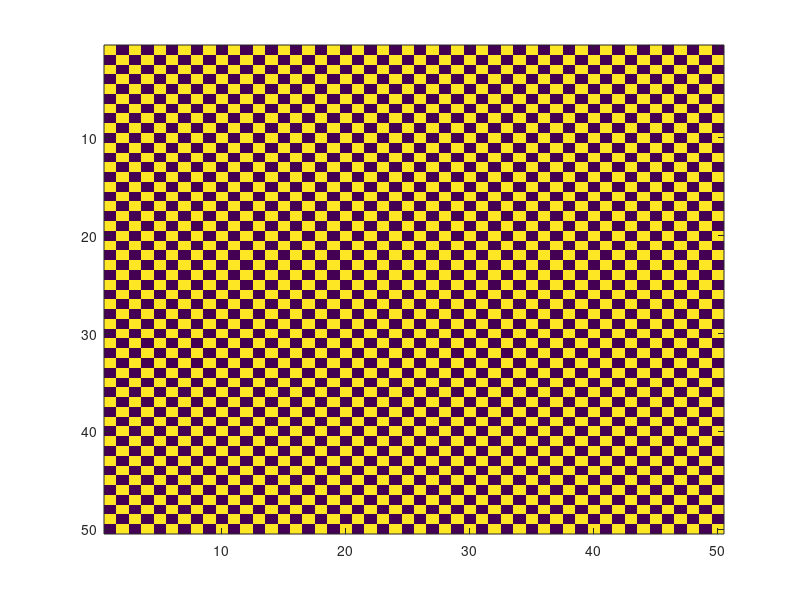

This chart was generated by the following MATLAB code:
% 1.A Display elements of the matrix A
A = [3 6 1 9; 6 5 3 7; 7 3 2 6]; 
disp("Different elements of A")
disp(A(1, 2))
disp(A(3, 2))
disp(A(2, 3))

% 1.B: First row of the matrix
disp("First row of the matrix")
disp(A(1, :))

% 1.C" Second column of the matrix
disp("Second column of the matrix")
disp(A(:, 2))

% 1.D: Sub-matrix consisting of rows 2 & 3 and columns 3 & 4
disp("Sub-matrix with specific row/columns")
disp(A(2:3, 3:4))

% 2.A Multiplication of a matrix with a scalar
B = [5 7; 2 9];
disp("Multiplication of a matrix with a scalar")
disp(B * 4.5)

% 2.B Matrix addition
C = [2 6 4; 9 7 2; 3 4 8];
D = [3 7 4; 12 3 5; 1 11 4];
disp("Matrix addition")
disp(C + D)

% 2.C Element-wise vector multiplication
E = [4; 6; 2; 1; 8];
F = [3; 7; 4; 5; 9];
disp("Element-wise multiplication")
disp(E .* F)

% 2.D Matrix Multiplication
G = [2 6 1 3];
H = [3 8 2 5];
disp("Matrix Multiplication")
disp(G .* H')

% 2.E Matrix Multiplication p.2
disp("Matrix Multiplication p.2")
disp(H' .* G)

% 3 Construct an array containing zeros and assign elements
I = zeros(5, 10);
I(3, 5) = 44;
I(2, 4) = 44;
I(1, 9) = 44;
disp("Array of 0s containing 44")
disp(I)

% 4.A Assign variable c a value of 200. Cast to type uint8, display the result
c = uint8(200);
disp("c (200) as uint8, and int8")
disp(c)

% 4.B Assign variable c a value of 200. Cast to type iny8, display the result
c = int8(200);
disp(c)

% Repeating parts for the -150
disp("c (-150) as uint8, and int8")
c = uint8(-150);
disp(c)
c = int8(-150);
disp(c)

% 5.A Create a column vector called vect1 that contains even numbers in the range 100-200
vect1 = 100: 2: 120;
disp("vect1 containing even numbers")
disp(vect1)

% 5.B Create a row vector called vect2 that contains number in the range 0 to 1 in increments of 0.1
vect2 = (0: 0.1: 1)';
disp("vect2 that contains numbers from 0 to 1 with 0.1 increments")
disp(vect2)

% 5.C Multiply vect2 by 100, assign that result back to vect2 and display the result
vect2 = vect2 * 100;
disp("Multiply vect2 by 100")
disp(vect2)

% 5.D Display the lengths of both vectors and make sure they are equal.
disp("Lengths of both vectors")
disp(length(vect1))
disp(length(vect2))
% Display the element-wise sum
vect3 = vect1' + vect2;
disp("Element-wise sum")
disp(vect3)

% 6. Sum of integers divisible by 7 between 161 and 224
disp("Sum of integers divisible by 7 between 161 - 224")
disp(sum(161: 7: 224))

% 7.A Assign variable d a value of 5 and check if it's in the range
d = 5;
test = (d>=1 && d<=3) || (d>=6 && d<=9);
disp("Test with 5")
disp(test)

d = 2;
test = (d>=1 && d<=3) || (d>=6 && d<=9);
disp("Test with 2")
disp(test)

% 7.B Assign variable d a vector that contains 20 random integers in the range 1 to 10.
J = randi(10, 20, 1);
K = randi(10, 20, 1);

disp("Checking the equal count.")
disp(sum(J == K))

% 8.A Create a sequence of 21 numbers that increase linearly from 0 to 10
% followed by a decrease. 

asc = (0:0.5:10);
desc = (10:-0.5:0);
comb = [asc desc];
display(comb)
plot(comb)  % Normal one
pause;
plot(comb, "b+")  % Blue + markers
pause;

% 8.B Creating a square wave
z = zeros(1, 50);
o = ones(1, 50);
comb = [o z o z o z o z];
axis( [0, Inf, -.3, 1.3] )
plot(comb)
pause;

% 9 Working on A and displaying it
A = [1 0; 0 1];
imagesc(A)
pause;

A = [3 5 2; 8 6 1];
imagesc(A)
pause;

A = [0:0.01:1; 1:-0.01:0];
imagesc(A)
pause;

% 10.A Create vector B and assign values
B = zeros(15, 1);
B([1 3 6 7]) = 1;
B(5:7) = 1;
disp(B)

% 10.B Create a 25x25 / 40x40 / 50x50 matrix and fill it with a check-board pattern using 0 and 1s
M = zeros(25, 25);
M(1:2:end, 1:2:end) = 1;
M(2:2:end, 2:2:end) = 1;
imagesc(M)
pause;

M = zeros(40, 40);
M(1:2:end, 1:2:end) = 1;
M(2:2:end, 2:2:end) = 1;
imagesc(M)
pause;

M = zeros(50, 50);
M(1:2:end, 1:2:end) = 1;
M(2:2:end, 2:2:end) = 1;
imagesc(M)
pause;
